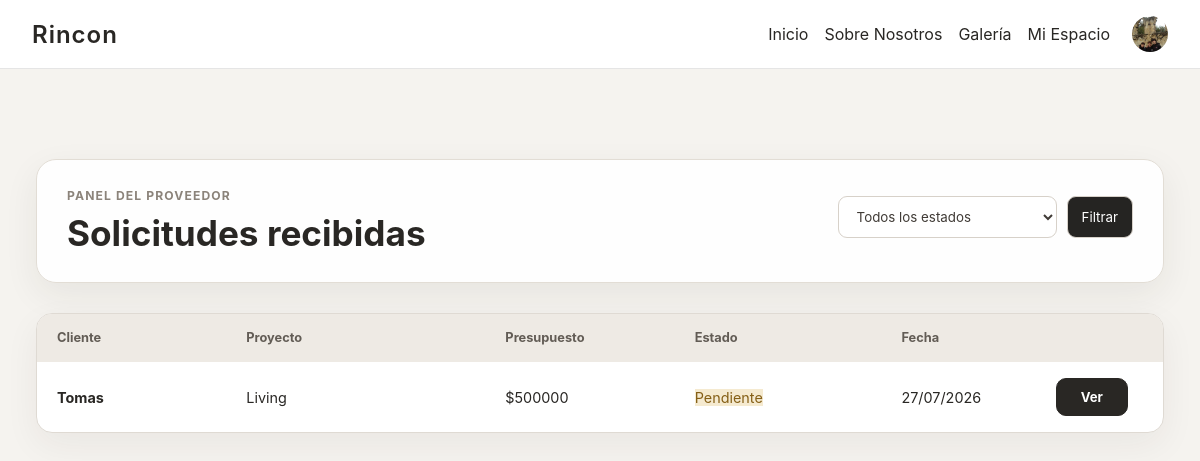
/solicitudes/proveedor/ (signed in), run on an earlier commit of the app's database.
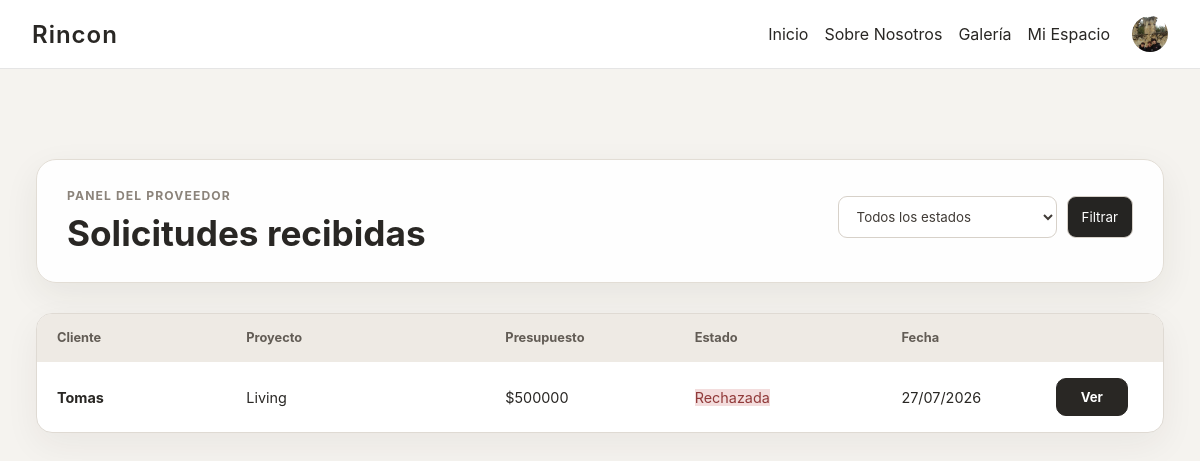
And on a later commit of the database.
### solicitudes/models.py (models this page shows, shortened)
class SolicitudServicio(models.Model):
    ESTADOS = [
        ("pendiente", "Pendiente"),
        ("aceptada_proveedor", "Aceptada por el proveedor"),
        ("confirmada", "Confirmada por el cliente"),
        ("rechazada", "Rechazada"),
        ("cancelada", "Cancelada"),
        ("en_proceso", "En proceso"),
        ("finalizada", "Finalizada"),
    ]
    cliente = models.ForeignKey(
        settings.AUTH_USER_MODEL,
        on_delete=models.CASCADE,
        related_name="solicitudes_servicio"
    )
    proyecto = models.ForeignKey(
        Proyecto,
        on_delete=models.CASCADE,
        related_name="solicitudes"
    )
    presupuesto_cliente = models.DecimalField(
        max_digits=12,
        decimal_places=2
    )
    mensaje = models.TextField(
        blank=True
    )
    respuesta_proveedor = models.TextField(
        blank=True
    )
    fecha_estimada = models.DateField(
        null=True,
        blank=True
    )
    estado = models.CharField(
        max_length=30,
        choices=ESTADOS,
        default="pendiente"
    )
    fecha_solicitud = models.DateTimeField(
        auto_now_add=True
    )
    fecha_actualizacion = models.DateTimeField(
        auto_now=True
    )
    class Meta:
        ordering = ["-fecha_solicitud"]

### cuentas/models.py (models this page shows)
class Usuario(AbstractUser):
    imagen_perfil = models.ImageField(
        upload_to='perfiles/',
        default='default.jpg',
        blank=True,
        null=True
    )

### herramientas/models.py (models this page shows, shortened)
class Proyecto(models.Model):
    titulo = models.CharField(max_length=100)
    subtitulo = models.CharField(max_length=150, blank=True)
    descripcion = models.TextField()
    precio = models.DecimalField(max_digits=10, decimal_places=2)
    imagen = models.ImageField(upload_to='proyectos/')
    categoria = models.CharField(max_length=50, choices=CATEGORIAS, default='living')
    creador = models.ForeignKey(
        settings.AUTH_USER_MODEL,
        on_delete=models.CASCADE,
        related_name="proyectos_creados"
    )
    favoritos = models.ManyToManyField(
        settings.AUTH_USER_MODEL,
        related_name="proyectos_favoritos",
        blank=True    )

### solicitudes/views.py (the view)
@staff_member_required
def solicitudes_proveedor(request):
    solicitudes = (
        SolicitudServicio.objects.select_related("cliente", "proyecto")
        .all()
        .order_by("-fecha_actualizacion")
    )
    estado = request.GET.get("estado")
    if estado:
        solicitudes = solicitudes.filter(estado=estado)
    return render(
        request,
        "solicitudes/solicitudes_proveedor.html",
        {
            "solicitudes": solicitudes,
            "estado_seleccionado": estado,
            "estados": SolicitudServicio.ESTADOS,
        },
    )

### solicitudes/templates/solicitudes/solicitudes_proveedor.html (shortened to what this page needs)
{% load static %}
<link rel="stylesheet" href="{% static 'solicitudes/css/solicitudes.css' %}">
<link rel="stylesheet" href="{% static 'solicitudes/css/solicitudes_mejoras.css' %}">
{% include "website/navbar.html" %}
<main class="solicitud-page">
    <div class="panel-proveedor">
        <div class="panel-header">
            <div>
                <span class="etiqueta">Panel del proveedor</span>
                <h1>Solicitudes recibidas</h1>
            </div>
            <form method="get" class="filtro-estados">
                <select name="estado">
                    <option value="">Todos los estados</option>
                </select>
                <button type="submit">Filtrar</button>
            </form>
        </div>
        <div class="tabla-solicitudes">
            <div class="tabla-header">
                <span>Cliente</span>
                <span>Proyecto</span>
                <span>Presupuesto</span>
                <span>Estado</span>
                <span>Fecha</span>
            </div>
            {% for solicitud in solicitudes %}
                <div class="tabla-fila">
                    <span>
                        <a
                            class="enlace-cliente-tabla"
                            href="{% url 'detalle_cliente' solicitud.cliente.id %}"
                        >
                            {{ solicitud.cliente.get_full_name|default:solicitud.cliente.username }}
                        </a>
                    </span>
                    <span>{{ solicitud.proyecto.titulo }}</span>
                    <span>${{ solicitud.presupuesto_cliente|floatformat:0 }}</span>
                    <span>
                        <span class="estado estado-{{ solicitud.estado }}">
                            {{ solicitud.get_estado_display }}
                        </span>
                    </span>
                    <span>{{ solicitud.fecha_solicitud|date:"d/m/Y" }}</span>
                    <span>
                        <a
                            href="{% url 'detalle_solicitud' solicitud.id %}"
                            class="btn-ver-solicitud"
                        >
                            Ver
                        </a>
                    </span>
                </div>
            {% empty %}
                <div class="sin-solicitudes">
                    <h3>No hay solicitudes</h3>
                    <p>No se encontraron solicitudes con ese estado.</p>
                </div>
            {% endfor %}
        </div>
    </div>
</main>

What changed in the data, as far as the page shows it:
changed SolicitudServicio "Tomas": estado "Pendiente" → "Rechazada"
